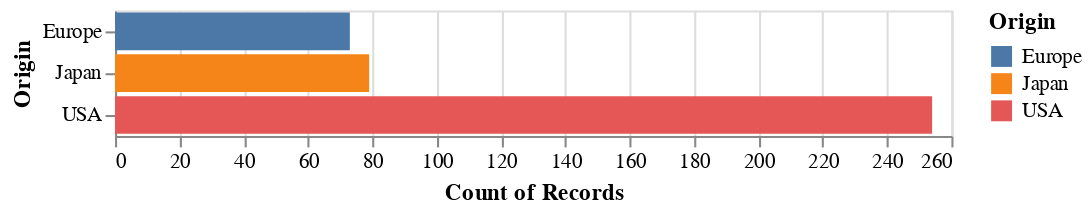

The cell this chart's notebook holds for it:
### Code cell
# Create a bar chart
bar_chart = alt.Chart(cars).mark_bar().encode(
    x='count()',
    y = 'Origin',
    color = 'Origin'
).interactive()

bar_chart

### Figure 1 — Vega-Lite specification as saved in the notebook (floating-point values rounded to 4 significant figures; data arrays with more than 128 entries replaced by an {"elided": "..."} marker saying what was removed)
{"config": {"view": {"continuousWidth": 400, "continuousHeight": 300}}, "data": {"name": "data-f02450ab61490a1363517a0190416235"}, "mark": "bar", "encoding": {"color": {"field": "Origin", "type": "nominal"}, "x": {"aggregate": "count", "type": "quantitative"}, "y": {"field": "Origin", "type": "nominal"}}, "selection": {"selector001": {"type": "interval", "bind": "scales", "encodings": ["x", "y"]}}, "$schema": "https://vega.github.io/schema/vega-lite/v4.17.0.json", "datasets": {"data-f02450ab61490a1363517a0190416235": {"elided": "406 records"}}}
